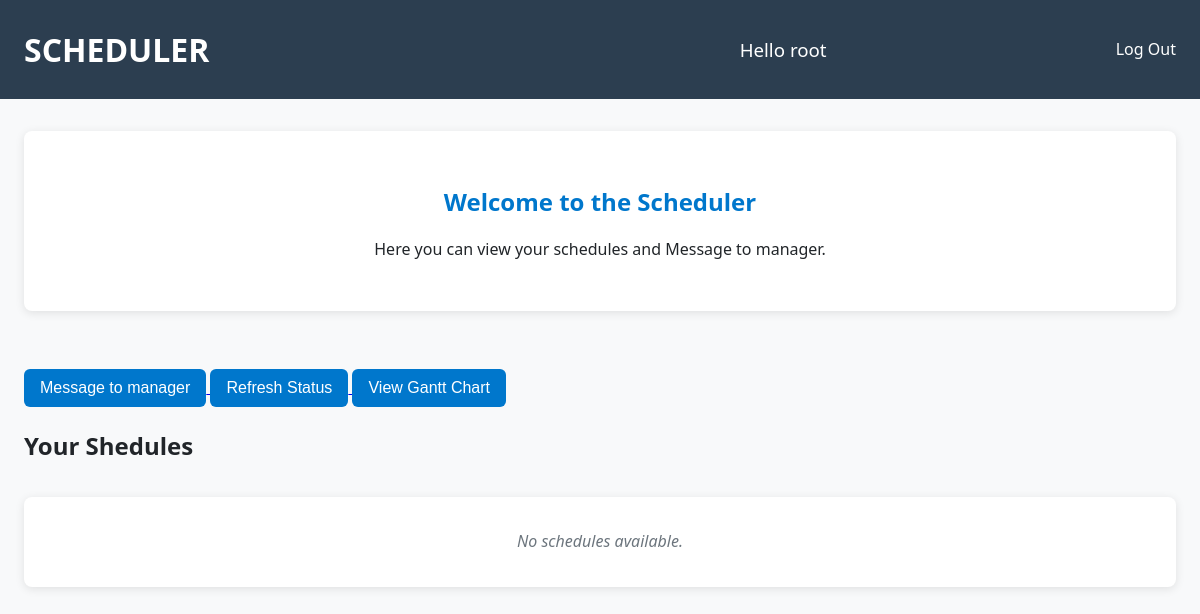
The app's page / (signed in), older data.
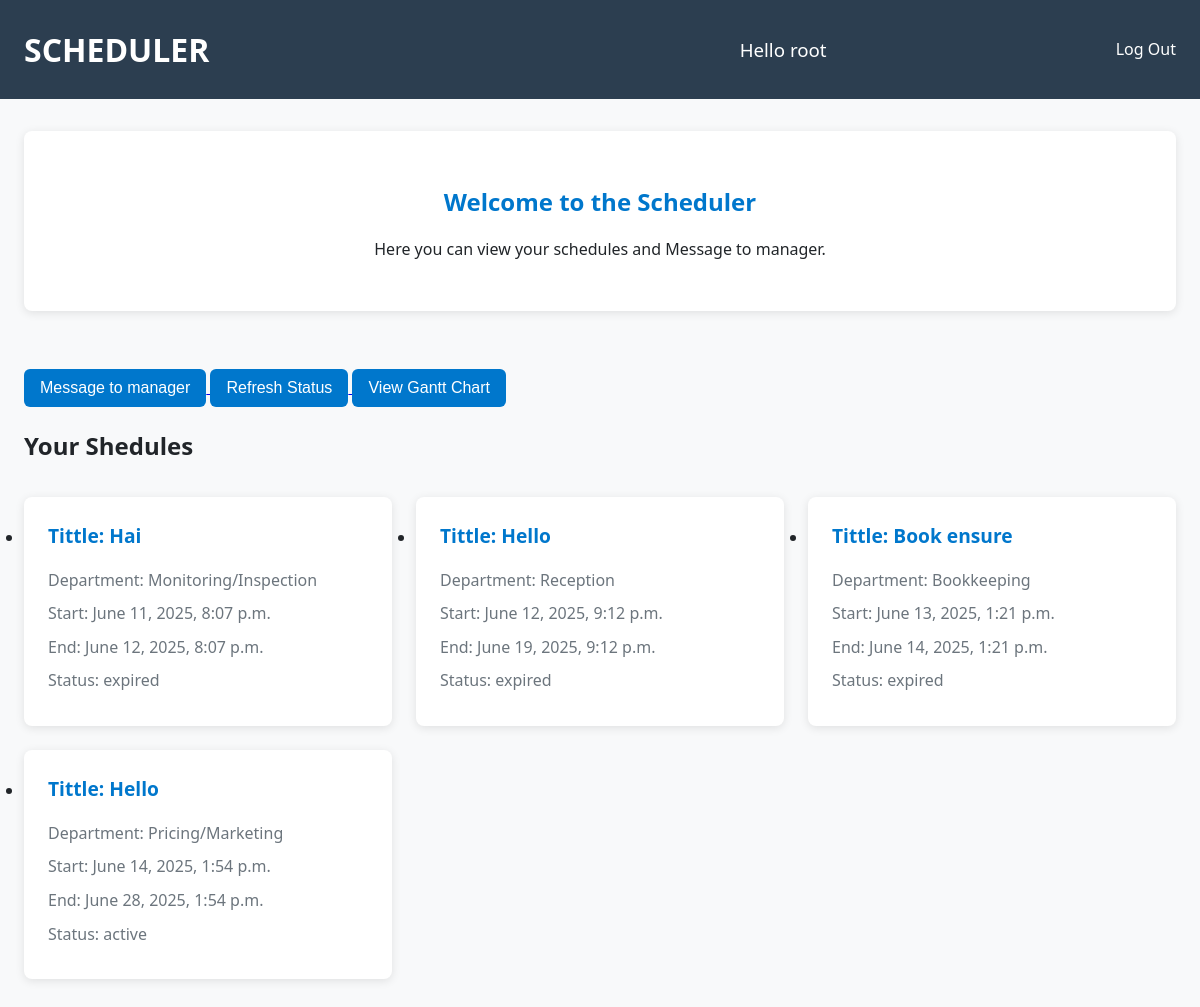
The same page, newer data.
### home/models.py (models this page shows, shortened)
class Shedule(models.Model):
    user = models.ForeignKey(User, on_delete=models.CASCADE, related_name='schedules')
    title = models.CharField(max_length=100)
    department = models.CharField(max_length=100, blank=True, null=True)
    start_time = models.DateTimeField()
    end_time = models.DateTimeField()
    created_at = models.DateTimeField(auto_now_add=True)
    updated_at = models.DateTimeField(auto_now=True)
    status = models.CharField(max_length=20, null=True, blank=True)

### home/views.py (the view)
# urls.py: path('', views.index, name='index'),
@login_required(login_url='signin')
def index(request):
    current_datetime = timezone.now()
    shedule = Shedule.objects.filter(user=request.user).order_by('start_time')
    users = User.objects.all()
    unread_count = 0
    if request.user.is_superuser:
        unread_count = Message.objects.filter(read=False).count()
    context = {
        'shedule': shedule,
        'username': request.user.username,
        'users': users if request.user.is_superuser else None , # Show users only to superusers
        'unread_count': unread_count,
    }
    return render(request, 'index.html', context)

### templates/index.html (shortened to what this page needs)
{% load static %}
<!DOCTYPE html>
<html lang="en">
<head>
    <link rel="stylesheet" href="{% static 'sheduler/index.css' %}">
</head>
<body>
    <header>
        <h1>SCHEDULER</h1><br>
            <h3>Hello {{ username }}</h3>
            <nav>
                <ul>
                    <li><a href="/logout">Log Out</a></li>
                </ul>
            </nav>
    </header>
            <main>
              {% if request.user.is_superuser %}
                <section id="welcome-section">
                    <h2>Welcome to the Scheduler</h2>
                    <p>Here you can manage your tasks and schedules efficiently.</p>
                </section>
              {% else %}
                <section id="welcome-section">
                    <h2>Welcome to the Scheduler</h2>
                    <p>Here you can view your schedules and Message to manager.</p>
                </section>
              {% endif %}
                <br>
                {% if request.user.is_authenticated and not request.user.is_superuser %}
                    <a href="{% url 'sendmessage' %}">
                      <button style="
                        background-color: #0077cc;
                        color: white;
                        padding: 10px 16px;
                        border: none;
                        border-radius: 6px;
                        cursor: pointer;
                        font-size: 1rem;
                      ">
                        Message to manager
                      </button>
                    </a>
                {% endif %}
                {% if request.user.is_authenticated %}
                  <a href="{% url 'updatestatus' %}">
                    <button style="
                    background-color: #0077cc;
                    color: white;
                    padding: 10px 16px;
                    border: none;
                    border-radius: 6px;
                    cursor: pointer;
                    font-size: 1rem;
                    ">
                    Refresh Status
                    </button>
                  </a>
                  <a href="{% url 'weekly_gantt' %}">
                    <button style="
                    background-color: #0077cc;
                    color: white;
                    padding: 10px 16px;
                    border: none;
                    border-radius: 6px;
                    cursor: pointer;
                    font-size: 1rem;
                    ">
                    View Gantt Chart
                    </button>
                  </a>
                {% endif %}
                <h2>Your Shedules</h2>
                    <section id="task-section">
                        {% if shedule %}
                        <ul class="schedule-list">
                            {% for object in shedule %}
                                <li class="schedule-card">
                                  <div class="schedule-title">
                                    Tittle: {{ object.title }}
                                  </div>
                                  <div class="schedule-info">
                                    <p>Department: {{ object.department }}</p>
                                    <p>Start: {{ object.start_time }}</p>
                                    <p>End: {{ object.end_time }}</p>
                                    <p>Status: {{ object.status }}</p>
                                  </div>
                            {% endfor %}
                          </ul>
                        {% else %}
                          <p>No schedules available.</p>
                        {% endif %}
                </section>
            </main>
    </body>
    </html>

Row changes from the older to the newer data that the page shows:
added Shedule: title "Hai", department "Monitoring/Inspection", start_time "June 11, 2025, 8:07 p.m.", end_time "June 12, 2025, 8:07 p.m.", status "expired"
added Shedule: title "Hello", department "Reception", start_time "June 12, 2025, 9:12 p.m.", end_time "June 19, 2025, 9:12 p.m.", status "expired"
added Shedule: title "Book ensure", department "Bookkeeping", start_time "June 13, 2025, 1:21 p.m.", end_time "June 14, 2025, 1:21 p.m.", status "expired"
now on this page (row edited): Shedule: title "Hello", department "Pricing/Marketing", start_time "June 14, 2025, 1:54 p.m.", end_time "June 28, 2025, 1:54 p.m.", status "active"
Text that changed along with them:
text no longer shown: "No schedules available."
